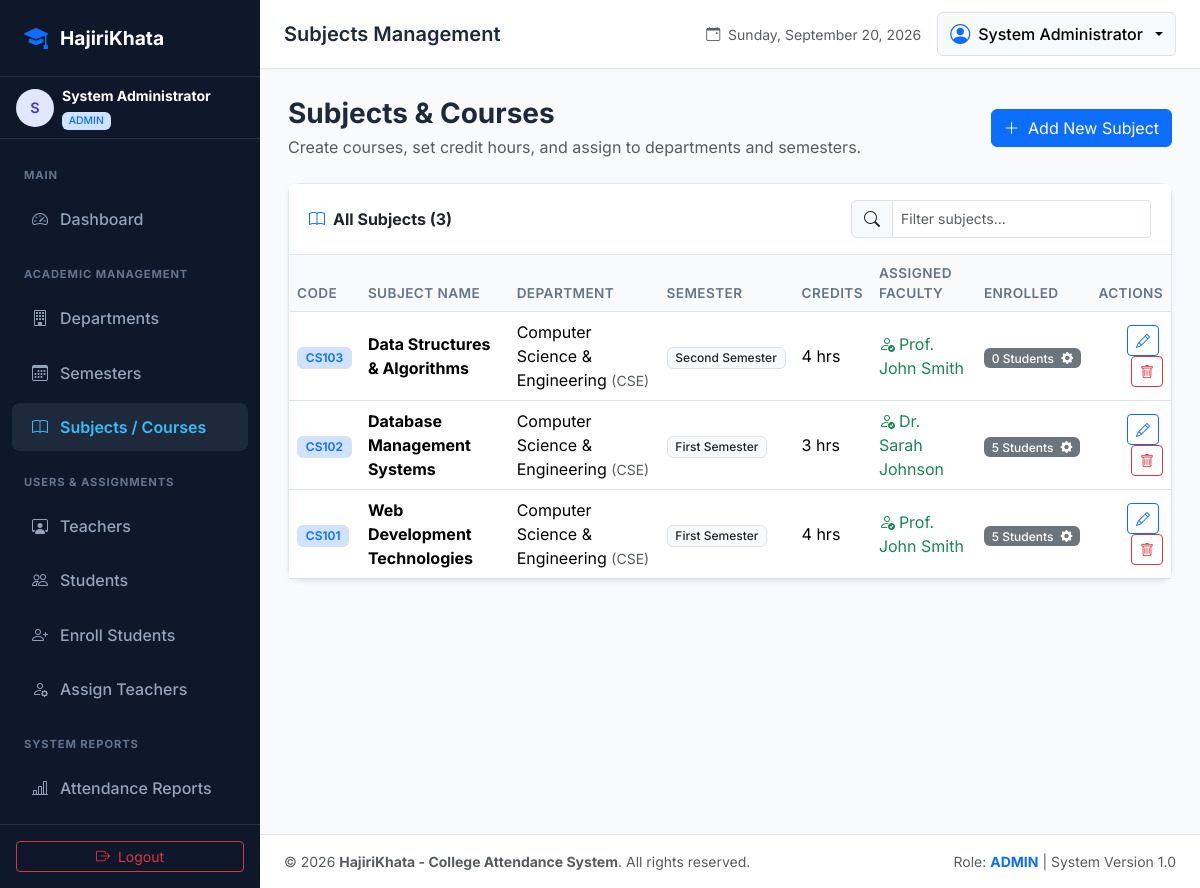
The app's page /admin/subjects.php (signed in) with its own data.
### tables this page shows
CREATE TABLE `subjects` (
    `id` INT AUTO_INCREMENT PRIMARY KEY,
    `subject_code` VARCHAR(20) NOT NULL UNIQUE,
    `subject_name` VARCHAR(100) NOT NULL,
    `department_id` INT NOT NULL,
    `semester_id` INT NOT NULL,
    `credit_hours` INT DEFAULT 3,
    `created_at` TIMESTAMP DEFAULT CURRENT_TIMESTAMP,
    FOREIGN KEY (`department_id`) REFERENCES `departments`(`id`) ON DELETE CASCADE,
    FOREIGN KEY (`semester_id`) REFERENCES `semesters`(`id`) ON DELETE CASCADE
);

CREATE TABLE `departments` (
    `id` INT AUTO_INCREMENT PRIMARY KEY,
    `name` VARCHAR(100) NOT NULL,
    `code` VARCHAR(20) NOT NULL UNIQUE,
    `created_at` TIMESTAMP DEFAULT CURRENT_TIMESTAMP
);

CREATE TABLE `semesters` (
    `id` INT AUTO_INCREMENT PRIMARY KEY,
    `name` VARCHAR(50) NOT NULL,
    `code` VARCHAR(20) NOT NULL UNIQUE,
    `created_at` TIMESTAMP DEFAULT CURRENT_TIMESTAMP
);

### includes/helpers.php (called while the page is built, shortened)
<?php
function e($value): string {
    return htmlspecialchars((string)($value ?? ''), ENT_QUOTES, 'UTF-8');
}

### admin/subjects.php (the view, shortened to what this page needs)
<?php
require_once __DIR__ . '/../config/db.php';
require_once __DIR__ . '/../includes/helpers.php';
try {
    $stmt = $pdo->query("
        SELECT
            s.*,
            d.name AS department_name,
            d.code AS department_code,
            sem.name AS semester_name,
            (SELECT COUNT(*) FROM subject_student ss WHERE ss.subject_id = s.id) AS enrolled_students,
            (
                SELECT GROUP_CONCAT(u.full_name SEPARATOR ', ')
                FROM subject_teacher st
                JOIN users u ON st.teacher_id = u.id
                WHERE st.subject_id = s.id
            ) AS teachers_assigned
        FROM subjects s
        JOIN departments d ON s.department_id = d.id
        JOIN semesters sem ON s.semester_id = sem.id
        ORDER BY s.id DESC
    ");
    $subjects = $stmt->fetchAll();
} catch (PDOException $e) {
    set_flash("Error fetching subjects: " . $e->getMessage(), "danger");
    $subjects = [];
}
require_once __DIR__ . '/../includes/header.php';
?>
<div class="container-fluid px-0">
    <div class="d-flex flex-column flex-md-row justify-content-between align-items-md-center mb-4 gap-3">
        <div>
            <h3 class="fw-bold text-slate-900 mb-1">Subjects & Courses</h3>
            <p class="text-muted mb-0">Create courses, set credit hours, and assign to departments and semesters.</p>
        </div>
        <button type="button" class="btn btn-primary" data-bs-toggle="modal" data-bs-target="#addSubjectModal">
            <i class="bi bi-plus-lg me-1"></i> Add New Subject
        </button>
    </div>
    <div class="card shadow-sm">
        <div class="card-header bg-white d-flex flex-column flex-md-row justify-content-between align-items-md-center gap-3">
            <span class="fw-bold"><i class="bi bi-book text-primary me-2"></i>All Subjects (<?= count($subjects) ?>)</span>
            <div class="input-group" style="max-width: 300px;">
                <span class="input-group-text bg-light"><i class="bi bi-search"></i></span>
                <input type="text" id="tableSearch" class="form-control form-control-sm" placeholder="Filter subjects...">
            </div>
        </div>
        <div class="card-body p-0">
            <div class="table-responsive">
                <table class="table table-hover align-middle mb-0 searchable-table">
                    <thead>
                        <tr>
                            <th>Code</th>
                            <th>Subject Name</th>
                            <th>Department</th>
                            <th>Semester</th>
                            <th>Credits</th>
                            <th>Assigned Faculty</th>
                            <th>Enrolled</th>
                            <th class="text-end">Actions</th>
                        </tr>
                    </thead>
                    <tbody>
                        <?php if (empty($subjects)): ?>
                            <tr>
                                <td colspan="8" class="text-center py-4 text-muted">No subjects registered yet. Click "Add New Subject" to create one.</td>
                            </tr>
                        <?php else: ?>
                            <?php foreach ($subjects as $s): ?>
                                <tr>
                                    <td><span class="badge bg-primary-subtle text-primary border fw-semibold"><?= e($s['subject_code']) ?></span></td>
                                    <td><strong><?= e($s['subject_name']) ?></strong></td>
                                    <td><?= e($s['department_name']) ?> <span class="text-muted small">(<?= e($s['department_code']) ?>)</span></td>
                                    <td><span class="badge bg-light text-dark border"><?= e($s['semester_name']) ?></span></td>
                                    <td><?= (int)$s['credit_hours'] ?> hrs</td>
                                    <td>
                                        <?php if (!empty($s['teachers_assigned'])): ?>
                                            <span class="text-success"><i class="bi bi-person-check me-1"></i><?= e($s['teachers_assigned']) ?></span>
                                        <?php else: ?>
                                            <span class="text-muted fst-italic small">Unassigned</span>
                                        <?php endif; ?>
                                    </td>
                                    <td>
                                        <a href="assign_students.php?subject_id=<?= $s['id'] ?>" class="badge bg-secondary text-decoration-none">
                                            <?= $s['enrolled_students'] ?> Students <i class="bi bi-gear-fill ms-1"></i>
                                        </a>
                                    </td>
                                    <td class="text-end">
                                        <button type="button" class="btn btn-sm btn-outline-primary me-1"
                                            data-bs-toggle="modal"
                                            data-bs-target="#editSubjectModal"
                                            data-id="<?= $s['id'] ?>"
                                            data-code="<?= e($s['subject_code']) ?>"
                                            data-name="<?= e($s['subject_name']) ?>"
                                            data-dept="<?= $s['department_id'] ?>"
                                            data-sem="<?= $s['semester_id'] ?>"
                                            data-credits="<?= $s['credit_hours'] ?>"
                                            title="Edit Subject">
                                            <i class="bi bi-pencil"></i>
                                        </button>
                                        <button type="button" class="btn btn-sm btn-outline-danger"
                                            data-bs-toggle="modal"
                                            data-bs-target="#deleteSubjectModal"
                                            data-id="<?= $s['id'] ?>"
                                            data-name="<?= e($s['subject_name']) ?>"
                                            data-code="<?= e($s['subject_code']) ?>"
                                            title="Delete Subject">
                                            <i class="bi bi-trash"></i>
                                        </button>
                                    </td>
                                </tr>
                            <?php endforeach; ?>
                        <?php endif; ?>
                    </tbody>
                </table>
            </div>
        </div>
    </div>
</div>
<?php require_once __DIR__ . '/../includes/footer.php'; ?>

### assets/css/style.css (style rules this page uses)
:root { --primary-color: #3b82f6; --primary-hover: #2563eb; --sidebar-bg: #0f172a; --sidebar-color: #94a3b8; --sidebar-active-bg: #1e293b; --sidebar-active-text: #38bdf8; --sidebar-width: 260px; --card-shadow: 0 4px 6px -1px rgba(0, 0, 0, 0.07), 0 2px 4px -2px rgba(0, 0, 0, 0.05); --card-shadow-hover: 0 10px 15px -3px rgba(0, 0, 0, 0.1), 0 4px 6px -4px rgba(0, 0, 0, 0.05); --present-color: #10b981; --absent-color: #ef4444; --late-color: #f59e0b; }
body { font-family: 'Inter', system-ui, -apple-system, BlinkMacSystemFont, 'Segoe UI', Roboto, Oxygen, Ubuntu, Cantarell, sans-serif; background-color: #f8fafc; color: #1e293b; min-height: 100vh; }
.card { border: 1px solid #e2e8f0; border-radius: 0.75rem; box-shadow: var(--card-shadow); }
.card-header { background-color: #ffffff; border-bottom: 1px solid #e2e8f0; padding: 1rem 1.25rem; font-weight: 600; }
.table th { font-weight: 600; font-size: 0.85rem; text-transform: uppercase; letter-spacing: 0.03em; color: #64748b; background-color: #f8fafc; border-bottom-width: 1px; }
.badge { font-weight: 500; }

### records on screen
subjects: subject_code "CS103", subject_name "Data Structures & Algorithms", department.name "Computer Science & Engineering", department.code "CSE", semester.name "Second Semester", credit_hours "4", teachers_assigned "Prof. John Smith", enrolled_students "0"
subjects: subject_code "CS102", subject_name "Database Management Systems", department.name "Computer Science & Engineering", department.code "CSE", semester.name "First Semester", credit_hours "3", teachers_assigned "Dr. Sarah Johnson", enrolled_students "5"
subjects: subject_code "CS101", subject_name "Web Development Technologies", department.name "Computer Science & Engineering", department.code "CSE", semester.name "First Semester", credit_hours "4", teachers_assigned "Prof. John Smith", enrolled_students "5"

### other values on screen
substr($user['full_name'] ?? 'U', 0, 1) "S"
$user['full_name'] "System Administrator"
$user['role'] "ADMIN"
$page_title "Subjects Management"
count($subjects) "3"
APP_NAME "HajiriKhata - College Attendance System"
$role "ADMIN"
